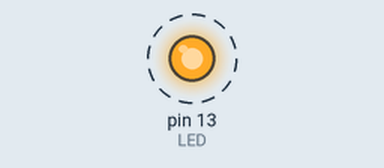
This sketch was run on a simulated Arduino Uno, built with avr-gcc and run on an emulated ATmega328P. On the bench: output pins drawn as LEDs (lit = HIGH). Dashed ring = blinking.

Above: at 0.2 s.
Timing chart, 0 to 3.0 s (numbered marks = the images above):
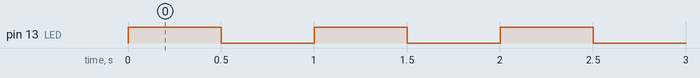

Measured:
- by itself, pin 13 (LED): alternates HIGH for 0.50 s and LOW for 0.50 s

The sketch:

1._The_Arduino_Blink_Program.ino
```cpp
/*this code blinks an on-board LED connected to digital pin 13 on an Arduino board with a delay of 500 milliseconds between on and off states, making it achieve a blinking effect.*/

int LED = 13; //initializes the on board built-in LED on the Arduino Board (this pin can also be used to light an external LED)
int delayVal = 500; //initialize to control the amount of time the LED stays ON or OFF.


void setup() {
  pinMode(LED, OUTPUT); // initializes the digital pin connected to the LED as an output pin
}

// the loop function runs over and over again forever
void loop() {
  digitalWrite(LED, 1);   // turns on the LED by setting the voltage of the digital pin connected to the LED to HIGH.
  delay(delayVal);           // causes the program to pause for the specified amount of time, in this case 500 milliseconds, before executing the next line.
  digitalWrite(LED, 0);   // turns off the LED by setting the voltage of the digital pin connected to the LED to LOW.
  delay(delayVal);           // auses the program to pause for the specified amount of time, in this case 500 milliseconds, before executing the next iteration of the loop.

}
```
